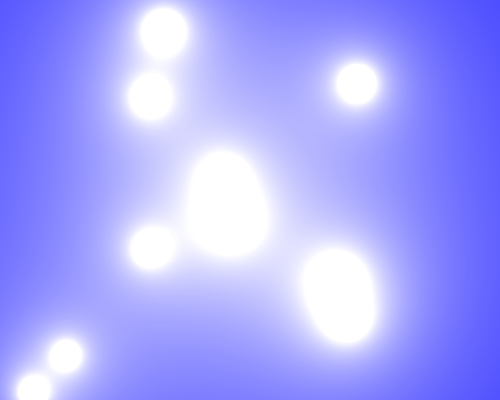
Frame 1 (no input)
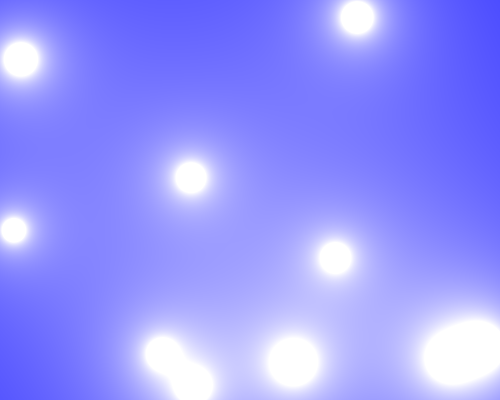
Frame 60 (no input)
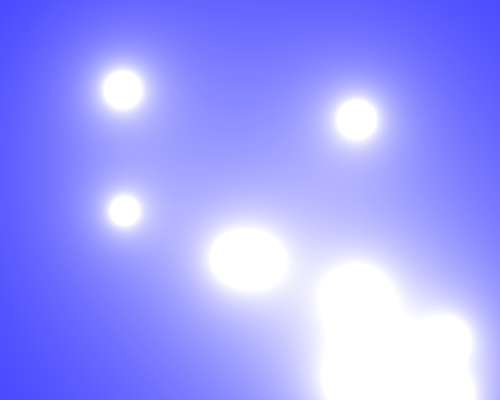
Frame 120 (the mouse pressed at the canvas centre since frame 60)

The p5.js sketch that drew these frames (run headless with seeded random() and noise() and a simulated clock; from frame 60 on, the mouse is pressed at the canvas centre):

// p5.js sketch
// ── sketch.js
var blobs = []

function setup() 
{
   createCanvas(500, 400);
   // colorMode(HSB);
   pixelDensity(1);

   for(i = 0; i < 10; i++)
      blobs.push(new Blob(random(0, width), random(0, height)));
}

function draw() 
{
//   background(51);
   loadPixels();

   for(x = 0; x < width; x++)
   {
      for(y = 0; y < height; y++)
      {
         var index = (x + y*width)*4;
         var sum = 0;

         for(i = 0; i < blobs.length; i++)
         {
            var dx = (blobs[i].x - x);
            var dy = (blobs[i].y - y);
            var d = sqrt(dx*dx + dy*dy);

            sum += 10*blobs[i].r/d;

            // var d = dist(x, y, blobs[i].x, blobs[i].y);
            // sum += 10*blobs[i].r/d;
         }


         var pix = (x + y * width) * 4;

         pixels[pix + 0] = sum;
         pixels[pix + 1] = sum;
         pixels[pix + 2] = 255;
         pixels[pix + 3] = 255;

         // var c = color(sum, 255, 255);
         // pixels[pix + 0] = red(c);
         // pixels[pix + 1] = green(c);
         // pixels[pix + 2] = blue(c);
         // pixels[pix + 3] = 255;

//         set(x, y, color(sum, 255, 255));
      }
   }

   updatePixels();

   for(i = 0; i < blobs.length; i++)
      blobs[i].update();
}
// ── blob.js
class Blob 
{
   constructor(x, y)
   {
      this.x = x;
      this.y = y;

      var angle = random(0, 2*PI);
      var m = random(1,3);

      this.xspeed = m*cos(angle);
      this.yspeed = m*sin(angle);

      this.r = random(120, 340);
   }

   update()
   {
      this.x += this.xspeed;
      this.y += this.yspeed;

      if(this.x > width || this.x < 0) this.xspeed *= -1;
      if(this.y > height || this.y < 0) this.yspeed *= -1;
   }

   show()
   {
      noFill();
      stroke(0);
      strokeWeight(4);
      ellipse(this.x, this.y, this.r*2, this.r*2);
   }
}
